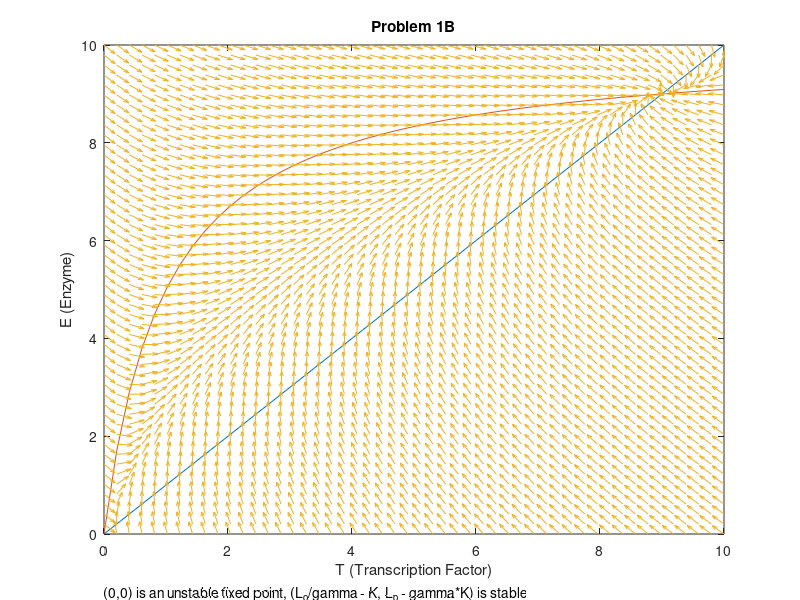
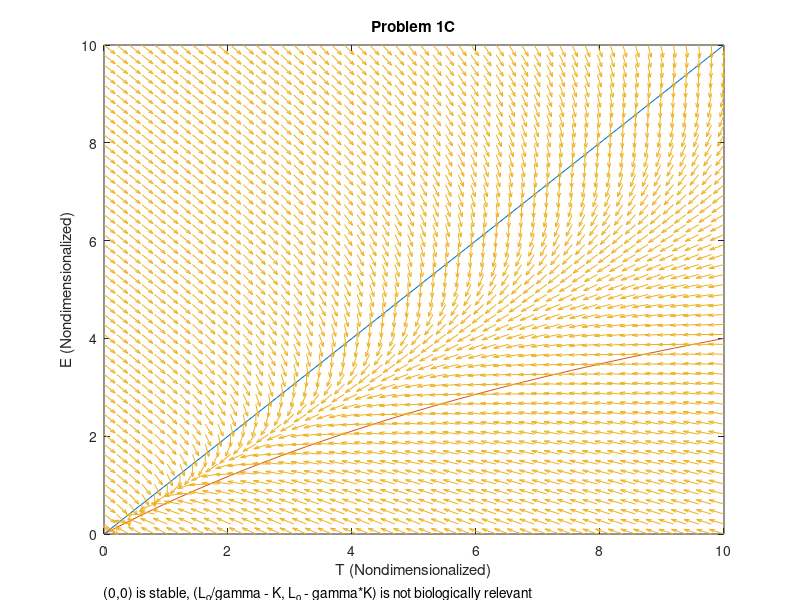
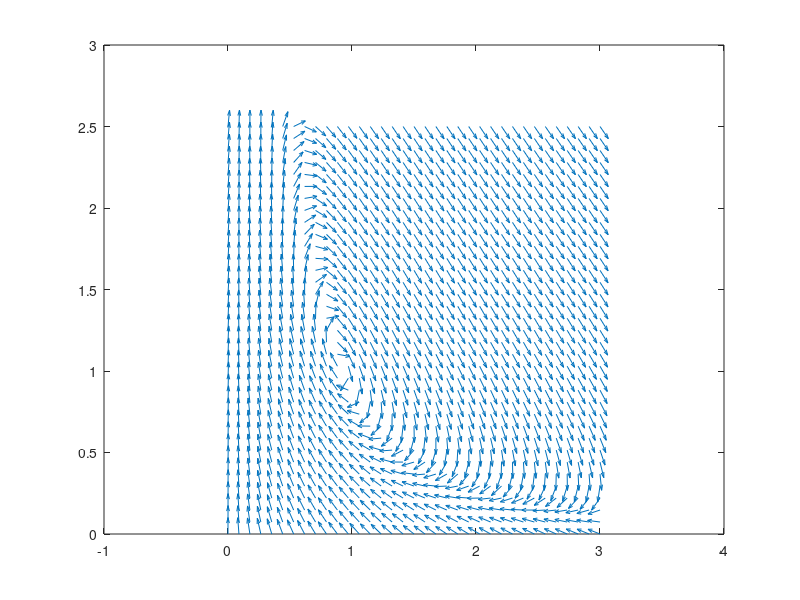

Reproduce these figures in MATLAB, in order. (Note: this script raises an error after producing the figures.)
%% 20.320 PSET 5
% Kaden DiMarco

%% 1b: L_o > gamma*k
%These parameters are arbatrary
L_o = 10;
Gamma = 1;
K = 1;

[T,E] = meshgrid(linspace(0,10,50),linspace(0,10,50));

%These are two different expressions of E for the nulclines
E1_Nulc = Gamma.*T(1,:); %both nulclines
E2_Nulc = L_o.*T(1,:)./(K+T(1,:)); 

figure()
plot(T(1,:), E1_Nulc)
hold on
plot(T(1,:), E2_Nulc)

%This is for plotting vectors
Tdot = E - Gamma.*T;
Edot = (L_o.*T)./(K+T) - E;

Tdot_Standardized = Tdot./sqrt(Tdot.^2+Edot.^2);
Edot_Standardized = Edot./sqrt(Tdot.^2+Edot.^2);
quiver(T, E, Tdot_Standardized, Edot_Standardized)
hold off
ylim([0,10])
xlim([0,10])
xlabel("T (Transcription Factor)")
ylabel("E (Enzyme)")
title("Problem 1B")
text(0, -1.2, "(0,0) is an unstable fixed point, (L_{o}/\gamma - K, L_{o} - \gamma*K) is stable")

%% 1C L_o < gamma*K

%These paramaters are arbitrary
L_o = 10;
Gamma = 1;
K = 15;

[T,E] = meshgrid(linspace(0,10,50),linspace(0,10,50));

%These are two different expressions of E for the nulclines
E1_Nulc = Gamma.*T(1,:); %both nulclines
E2_Nulc = L_o.*T(1,:)./(K+T(1,:)); 

figure()
plot(T(1,:), E1_Nulc)
hold on
plot(T(1,:), E2_Nulc)

%This is for plotting vectors
Tdot = E - Gamma.*T;
Edot = (L_o.*T)./(K+T) - E;

Tdot_Standardized = Tdot./sqrt(Tdot.^2+Edot.^2);
Edot_Standardized = Edot./sqrt(Tdot.^2+Edot.^2);
quiver(T, E, Tdot_Standardized, Edot_Standardized)
hold off
ylim([0,10])
xlim([0,10])
xlabel("T (Nondimensionalized)")
ylabel("E (Nondimensionalized)")
title("Problem 1C")
text(0, -1.2, "(0,0) is stable, (L_{o}/\gamma - K, L_{o} - \gamma*K) is not biologically relevant")

%% 2 Part 1
%setting up constants and ODEs
a=0.04;
b=0.9;
const = [a,b];
[x,y] = meshgrid(linspace(0,3,35),linspace(0,2.5,35));

xdot = -x+a.*y+(x.^2).*y;
ydot = b-a.*y-(x.^2).*y;
%nondimensionalizing
xdot_Standardized = xdot./sqrt(xdot.^2+ydot.^2);
ydot_Standardized = ydot./sqrt(xdot.^2+ydot.^2);
%make phase plot
figure()
q = quiver(x,y, xdot_Standardized, ydot_Standardized);
q.Color = 'black';

xlim([0,3])
ylim([0,2.5])

%Picking points to spiral in and out
point_in = [1.75,1.75];
point_out = [1,1];

%getting vectors for above points
tspan = [0,100];
[t_in,in] = ode15s(@funfunction, tspan, point_in,[],const);
[t_out,out] = ode15s(@funfunction, tspan, point_out,[],const);

%plotting vectors for each point
hold on
plot(in(:,1),in(:,2), '-c', "LineWidth",1.5);
plot(out(:,1),out(:,2), '-r', "LineWidth",1.5);

xlabel("x (Nondimensionalized)")
ylabel("y (Nondimensionalized)")
title("Problem 2 Part 1")


% 2 Part 2
%t_in is for inward spiral (starting point outside orbit)
figure()
plot(t_in, in(:,1), 'c')
hold on
plot(t_in, in(:,2), 'r')
xlabel('Time')
ylabel("Nondimensionalized concentration")
legend('x', 'y')
title("Outside of Orbit")

%t_out is for outward spiral (starting point inside orbit)
figure()
plot(t_out, out(:,1), 'c')
hold on
plot(t_out, out(:,2), 'r')
legend('x', 'y')
xlabel('Time')
ylabel("Nondimensionalized concentration")
title("Inside of orbit")

%% Question3

k = [8,0.8,.08];
%initializing some [S]_o
S = linspace(0,1,100);
%calling x = Vmax,K/Vmax,P
figure()
x = [{0},{0},{0}];
for i = 1:length(k)
    x{i} = (S.*(k(i)+1-S))./((1-S).*(k(i)+S));
    semilogx(x{i}, S)
    if i ~= 3
        hold on
    end
end
xlabel("V_{max,K}/V_{max,P}")
ylabel("S^{*}")
title("Problem 3A")
legend(sprintf("k = %d", k(1)), sprintf("k = %d",k(2)),...
    sprintf("k = %d", k(3)), "location", "best");

%Question 2b
%Finding NH: Fit to L^n/(Kd+L^N)
modelFun = @(k,L)(L.^k(1))./(k(2)+L.^k(1));
Guess = [1,1];
NH1 = nlinfit(x{1}, S, modelFun, Guess);
NH2 = nlinfit(x{2}, S, modelFun, Guess);
NH3 = nlinfit(x{3}, S, modelFun, Guess);

figure()
plot(k, [NH1(1), NH2(1), NH3(1)], '-h')
xlabel('k')
ylabel("Hill Coefficient")
title("Hill Coefficient vs K")
disp([NH1(1), NH2(1), NH3(1)])

%RV vs K
%Km,p = Km,K 
RV = 81.*((k+0.1).^2)./((k+0.9).^2);
figure()
plot(k, RV, '-h')
xlabel("k")
ylabel("Rv")
title("Rv vs k")


%% Functions
function dot = funfunction(~,point,const)
dot = zeros(2,1);
x = point(1);
y = point(2);
a = const(1);
b = const(2);

%phase equations from stem
%The purpose of this function is to make vectors a given initial point
dot(1,:) = -x+a.*y+(x.^2).*y;
dot(2,:) = b-a.*y-(x.^2).*y;
end

